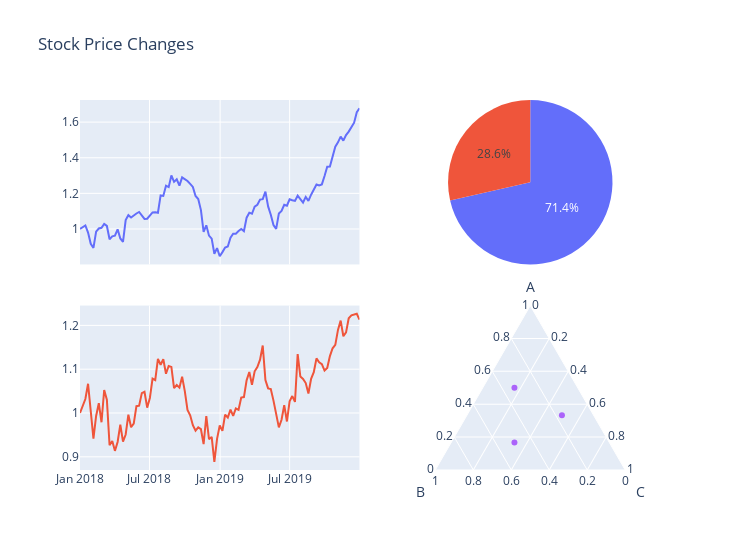

Notebook code cell kept with this figure:
### Code cell
import plotly.graph_objects as go
import pandas as pd
from plotly import data

df = data.stocks()

fig=go.Figure([
    go.Scatter(x=df["date"], y=df["AAPL"], xaxis="x", yaxis="y", name="Apple"),
    go.Scatter(x=df["date"], y=df["GOOG"], xaxis="x", yaxis="y2", name="Google"),
    go.Pie(labels= ["AAPL", "GOOG"], values= [5, 2], domain=dict(row= 0, column=1)),
    go.Scatterternary(a= [2, 1, 3], b= [1, 3, 2], c= [3, 2, 1], mode= "markers")
])
fig.update_layout(width=750, height=550,
                  showlegend=False,
    hoversubplots="axis",
    title="Stock Price Changes",
    hovermode="x", #or "x unified" without dashed line
    
    grid = dict(rows=2, columns=2, #the grid cells (row, col): [[(0,0), (0,1)], [(1,0), (1,1)]
                subplots=[["xy", ""],  #this grid attribute gives info on the position of each trace
                          ["xy2", ""]],
                xgap=0.1, 
                ygap=0.2),
    ternary=dict(domain=dict(row=1, column=1),
                 aaxis_title_text="A",
                 baxis_title_text="B",
                 caxis_title_text="C"
                ))
